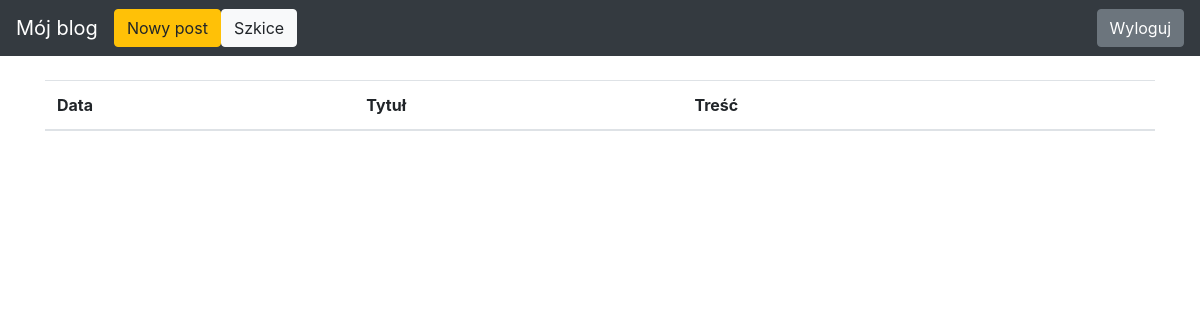
The page /drafts/ (signed in) on the database as committed earlier.
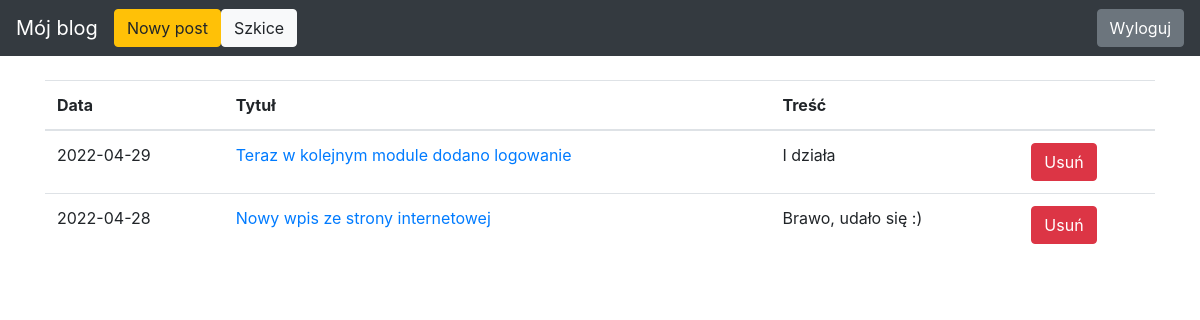
The same page on the database as committed later.
### app/models.py (models this page shows)
class Entry(db.Model):
   id = db.Column(db.Integer, primary_key=True)
   title = db.Column(db.String(80), nullable=False)
   body = db.Column(db.Text, nullable=False)
   pub_date = db.Column(db.DateTime, nullable=False,
       default=datetime.datetime.utcnow)
   is_published = db.Column(db.Boolean, default=False)

### app/routes.py (the view)
@app.route("/drafts/", methods=["GET", "POST"])
@login_required
def list_drafts():
   drafts = Entry.query.filter_by(is_published=False).order_by(Entry.pub_date.desc())
   return render_template("drafts.html", drafts=drafts)

### app/routes.py (called while the page is built)
def login_required(view_func):
   @functools.wraps(view_func)
   def check_permissions(*args, **kwargs):
       if session.get('logged_in'):
           return view_func(*args, **kwargs)
       return redirect(url_for('login', next=request.path))
   return check_permissions

### app/templates/drafts.html
{% extends "base.html" %}
{% block content %}
<table class="table">
   <thead>
     <tr>
       <th scope="col">Data</th>
       <th scope="col">Tytuł</th>
       <th scope="col">Treść</th>
       <th scope="col"></th>
     </tr>
   </thead>
   <tbody>
       {% for post in drafts %}
     <tr>
       <td>
           {{ post.pub_date.strftime('%Y-%m-%d') }}
       </td>
       <td>
           <a href="{{ url_for('edit_entry', entry_id=post.id) }}">
               {{ post.title }}
           </a>
       </td>
       <td>{{ post.body|truncate(100, true) }}</td>
       <td>
        <form action="{{ url_for('delete_entry', entry_id=post.id) }}" method="POST">
          <button type="submit" class="btn btn-danger my-2 my-sm-0">Usuń</button>
        </form>
       </td>
      </tr>
     {% endfor %}
   </tbody>
 </table>
{% endblock %}

### app/templates/base.html (shortened to what this page needs)
<!doctype html>
<html lang="en">
<head>
 <link rel="stylesheet" href="https://stackpath.bootstrapcdn.com/bootstrap/4.5.0/css/bootstrap.min.css"
>
</head>
<body>
 <nav class="navbar navbar-expand-md navbar-dark bg-dark fixed-top">
   <a class="navbar-brand" href="#">Mój blog</a>
  <div>
    <form class="form-inline my-2 my-lg-0">
       <a href="/new-post/" class="btn btn-warning my-2 my-sm-0" >Nowy post</a>
    </form>
  </div>
  <div>
    <form class="form-inline my-2 my-lg-0">
       <a href="/drafts/" class="btn btn-light my-2 my-sm-0" >Szkice</a>
    </form>
  </div>
  <div class="collapse navbar-collapse" id="navbarsExampleDefault">
    {% if session.logged_in %}
      <form class="form-inline my-2 my-lg-0" action="{{ url_for('logout') }}" method="POST">
        <button class="btn btn-secondary my-2 my-sm-0" type="submit">Wyloguj</button>
      </form>
    {% else %}
      <a href="{{ url_for('login') }}" class="btn btn-secondary my-2 my-lg-0">Zaloguj</a>
    {% endif %}
  </div>
 </nav>
 <main role="main" class="container">
   {% block content %}
   {% endblock %}
 </main>
</html>

### app/templates/base.html (style rules this page uses)
body { padding-top: 5rem; }

Rows that differ between the two databases and show on the page:
added Entry: pub_date "2022-04-29", title "Teraz w kolejnym module dodano logowanie", body "I działa"
now on this page (row edited): Entry: pub_date "2022-04-28", title "Nowy wpis ze strony internetowej", body "Brawo, udało się :)"
